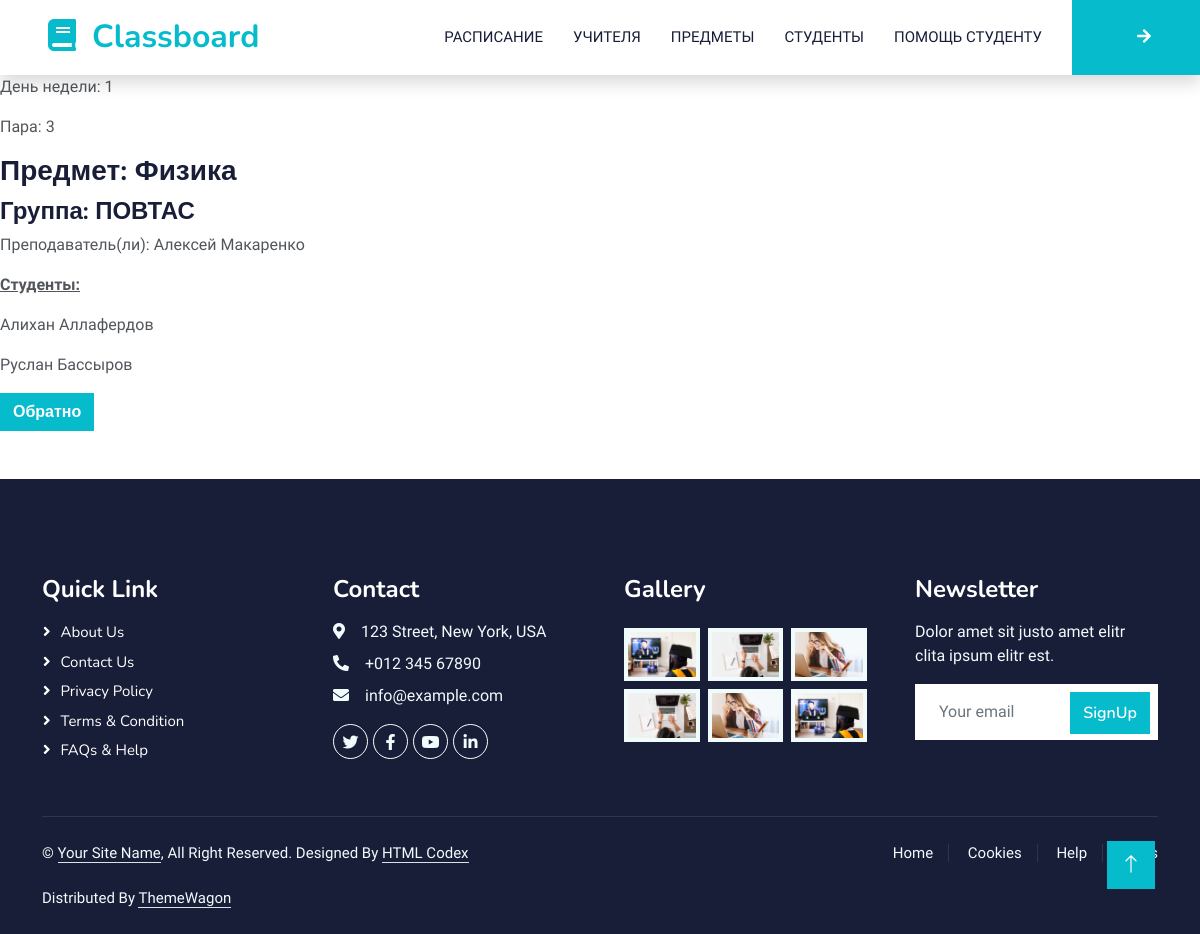
Screenshot of /classboard/1 with the database file from the repository.
### classboard/models.py (models this page shows, shortened)
class Classboard(models.Model):
    class_day = models.CharField(verbose_name='День недели', max_length=6, choices=SubjectByDayChoices.choices,
                                  default=SubjectByDayChoices.MO)
    class_pair = models.CharField(verbose_name='Пара', max_length=6, choices=SubjectPairChoices.choices,
                                  default=SubjectPairChoices.PAIR_1)
    subject_name = models.ForeignKey(verbose_name='Занятие', to='subjects.Subject', on_delete=models.CASCADE)
    group = models.ForeignKey(verbose_name='Группа', to='students.Group', on_delete=models.CASCADE)
    teacher = models.ManyToManyField(verbose_name='Преподаватель', to='teachers.Teacher', related_name='classboard_teacher')
    class Meta:
        ordering = ['subject_name', ]
        verbose_name = 'Расписание'
        verbose_name_plural = 'Расписание'

### subjects/models.py (models this page shows, shortened)
class SubjectAbstract(models.Model):
    name = models.CharField(verbose_name='Название предмета', max_length=100)
    class Meta:
        abstract = True
        verbose_name = 'Занятие'
        verbose_name_plural = 'Занятия'

class Subject(SubjectAbstract):
    class Meta:
        verbose_name = 'Предмет'
        verbose_name_plural = 'Предметы'
    def __str__(self) -> str:
        return f'{self.name}'

### students/models.py (models this page shows)
class Group(models.Model):
    name = models.CharField(
        verbose_name="Группа", max_length=100, blank=True, null=True
    )
    class Meta:
        verbose_name = "Группа"
        verbose_name_plural = "Группы"
        ordering = ["name"]
    def __str__(self) -> str:
        return f"{self.name}"

class Student(PersonAbstract):
    group = models.ForeignKey(
        verbose_name="Группа",
        to="Group",
        on_delete=models.CASCADE,
        related_name="student_group",
    )
    on_subject = models.ManyToManyField(
        verbose_name="Предмет", to="subjects.Subject", related_name="student_subject"
    )
    class Meta:
        verbose_name = "Студент"
        verbose_name_plural = "Студенты"
        ordering = ["first_name", "last_name"]

### teachers/models.py (models this page shows, shortened)
class Teacher(PersonAbstract):
    subject = models.ManyToManyField(to='subjects.Subject', related_name='subject_teacher')
    class Meta:
        verbose_name = 'Учитель'
        verbose_name_plural = 'Учителя'
        ordering = ['first_name', 'last_name']
    def __str__(self):
        return f'{self.first_name} {self.last_name}'

### classboard/views.py (the view)
# urls.py: path('', classboard_view, name='classboard_view'),
def classboard_view(request, pk=None) -> render:
    if not pk:
        template_ = "classboard_all.html"
        classboard_all = filters_students_options(request)
        context = {
            "classboard_all": classboard_all,
            "group": Group.objects.all(),
            "days": SubjectByDayChoices.choices,
            "pair": SubjectPairChoices.choices,
        }
    else:
        template_ = "classboard_item.html"
        classboard_current = get_object_or_404(Classboard, pk=pk)
        students_filter_q = Q(group_id=classboard_current.group)
        students = Student.objects.filter(students_filter_q).select_related("group")
        context = {
            "classboard_current": classboard_current,
            "students": students,
        }
    return render(request=request, template_name=template_, context=context)

### persons/models.py (called while the page is built)
    def __str__(self):
        return f'{self.first_name} {self.last_name}'

### classboard/templates/classboard_item.html (shortened to what this page needs)
{% extends 'layout/base.html' %}
{% block content %}
    <div class="col-12">
        <p>День недели: {{ classboard_current.class_day }} </p>
        <p>Пара: {{ classboard_current.class_pair }} </p>
        <h3>Предмет: {{ classboard_current.subject_name }}</h3>
        <h4>Группа: {{ classboard_current.group }}</h4>
        <p>Преподаватель(ли):
            {% for item_teacher in classboard_current.teacher.all %}
                {{ item_teacher }}
            {% endfor %}
        <p><strong><u>Студенты:</u></strong>
            {% for item_student in students %}
                <p>{{ item_student }}</p>
            {% endfor %}
        </p>
    </div>
    <p>
        <a class="btn btn-primary" href="{% url 'classboard_view' %}"> Обратно </a>
    </p>
{% endblock content %}

### static/css/style.css (style rules this page uses)
:root { --primary: #06BBCC; --light: #F0FBFC; --dark: #181d38; }
.btn { font-family: 'Nunito', sans-serif; font-weight: 600; transition: .5s; }
.btn.btn-primary, .btn.btn-secondary { color: #FFFFFF; }

### rows the page displays
Classboard: class_day "1", class_pair "3", subject_name "Физика", group "ПОВТАС"
Teacher: first_name+last_name "Алексей Макаренко"
Student: first_name+last_name "Алихан Аллафердов"
Student: first_name+last_name "Руслан Бассыров"
